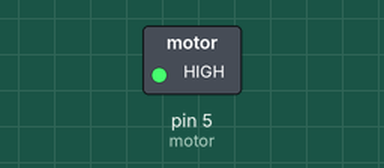
Bench run of a sketch on a simulated Arduino Uno, built with avr-gcc and run on an emulated ATmega328P. Shown: switched loads named in the sketch (green lamp = pin HIGH). What the sketch prints to the serial monitor is not drawn.

Above: at 0.1 s.
Timing chart, 0 to 1.6 s (numbered marks = the images above):
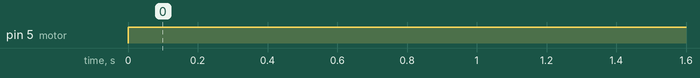

The sketch:

motor_on.ino
```cpp
/* Test sketch to ensure the control circuit for a DC circuit is
 * wired properly.  This control loop is designed to work with
 * a current sink power transistor below the motor.
 *
 * See http://zacsketches.com/sink for the intended schematic
 */

const int motor = 5;

void setup() {
  Serial.begin(9600);
  pinMode(motor, OUTPUT);
  Serial.println("Turning motor on.");
}

void loop() {
  digitalWrite(motor, HIGH);
}
```

Measured:
- by itself, pin 5 (motor): LOW → HIGH at 0.00 s
